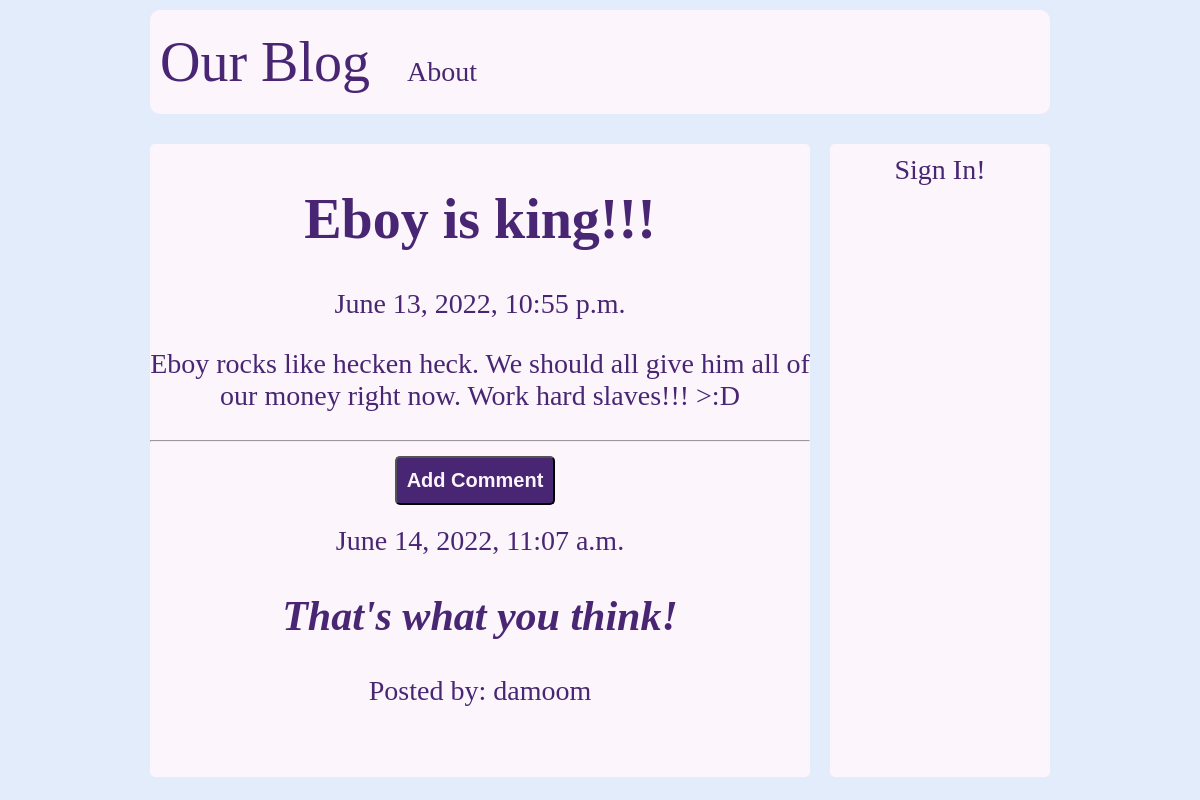
The app's page /post/31/ with its own data.
### blog_app/models.py (models this page shows, shortened)
class Post(models.Model):
    author = models.ForeignKey('auth.User', on_delete=models.CASCADE)
    title = models.CharField(max_length=200)
    text = models.TextField()
    created_date = models.DateTimeField(default = timezone.now)
    published_date = models.DateTimeField(blank=True, null=True)

class Comment(models.Model):
    post = models.ForeignKey('blog_app.Post', related_name='comments', on_delete=models.CASCADE)
    author = models.CharField(max_length=200)
    text = models.TextField()
    created_date = models.DateTimeField(default=timezone.now)
    approved_comment = models.BooleanField(default=False)

### blog_app/views.py (the view)
# urls.py: path('post/<int:pk>/', views.PostDetailView.as_view(), name='post_detail'),
class PostDetailView(DetailView):
    model = Post

### blog_app/templates/blog_app/post_detail.html (shortened to what this page needs)
{% extends 'blog_app/base.html' %}
{% block main %}
  <main class="main-structure">
    <h1>{{ post.title }}</h1>
    {% if post.published_date %}
      <p class="utc-time">{{ post.published_date }}</p>
    {% else %}
      <a class="no-hover" href="{% url 'blog_app:post_publish' pk=post.pk %}"><button class="btn">Publish</button></a>
    {% endif %}
    <p>{{ post.text|safe|linebreaksbr }}</p>
    <hr>
    <a class="no-hover" href="{% url 'blog_app:add_comment_to_post' pk=post.pk %}"><button class="btn margin-bottom">Add Comment</button></a>
    {% for comment in post.comments.all %}
      <br>
      {% if user.is_authenticated or comment.approved_comment %}
        {{ comment.created_date }}
        <p>{{ comment.text|safe|linebreaksbr }}</p>
        <p>Posted by: {{ comment.author }}</p>
      {% endif %}
      {% empty %}
      <p>No Comments!</p>
    {% endfor %}
  </main>
{% endblock %}

### blog_app/static/blog_app/css/blog.css (style rules this page uses)
html { font-size: 10px; font-family: Times, "Times New Roman", Georgia, serif; --primary-color: #301008; --secondary-color: #ed0b70; --main-bg-color: #e3ecfa; --main-font-color: #482673; --secondary-bg-color: #fcf5fc; }
body { background-color: var(--main-bg-color); color: var(--main-font-color); font-size: calc(1.6rem + 1vw); }
a { text-decoration: none; padding: 1rem; margin-right: 1rem; color: var(--main-font-color); }
.margin-bottom { margin-bottom: 2rem; }
main { background-color: var(--secondary-bg-color); border-radius: 5px; }
.main-structure { text-align: center; margin: 10px 10%; padding: 5px 0px 10px 0px; }
.btn { color: var(--secondary-bg-color); background-color: var(--main-font-color); padding: 10px; text-align: center; border-radius: 5px; font-weight: bold; line-height: 25px; font-size: 2.0rem; }
@media screen and (min-width: 56rem) { body { display: grid; grid-template-areas: "header header" "main aside"; grid-template-columns: minmax(0,3fr) 1fr; gap: 20px; margin: 10px 15rem; } }
@media screen and (min-width: 56rem) { .main-structure { grid-area: main; margin: 10px 0 0 0; } }

### records on screen
Post: title "Eboy is king!!!", published_date "June 13, 2022, 10:55 p.m.", text "Eboy rocks like hecken heck. We should all give him all of our money right now. Work hard slaves!!! >:D"
Comment: created_date "June 14, 2022, 11:07 a.m.", text "That's what you think!", author "damoom"
